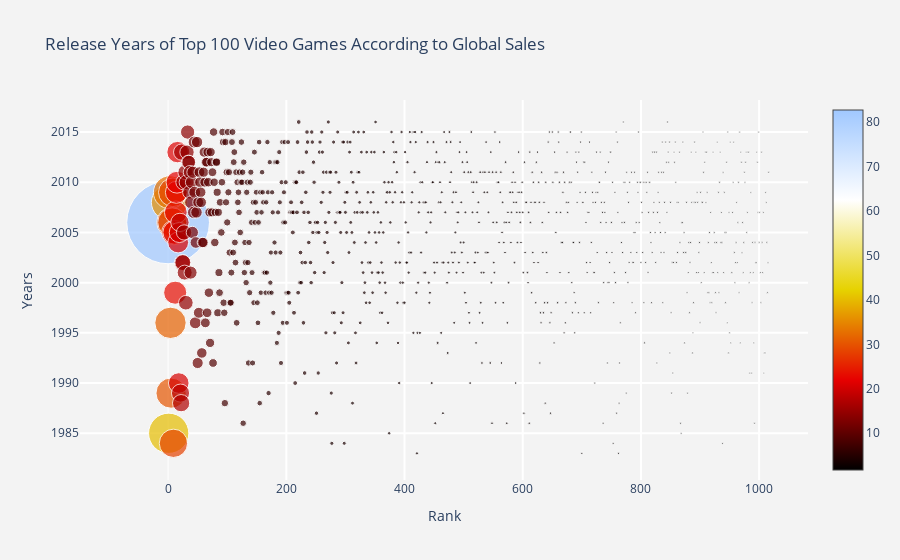

Notebook code for this chart:
### Markdown cell above
## ANALYSIS -
## 1) 2007 is the year with the most games released with more than 70 games released in that year alone.
## 2) We can see an upward trend in games being released as time goes which could show that more games are being released as the popularity of video games increases
## 3)From 2014 to 2015, we see a very sudden drop in games being released.

### Code cell
fig={
    "data" : [
    {
        'x': df2.index,
        'y': df2.Year,
        'mode': 'markers',
        'marker': {
            "color":df2.Global_Sales,
            'size': df2.Global_Sales,
            'showscale': True,
            "colorscale":'Blackbody'
        },
        "text" :  "Name:"+ df2.Name +","+" Publisher:" + df2.Publisher
        
    },
],
"layout":
    {
    "title":"Release Years of Top 100 Video Games According to Global Sales",
    "xaxis":{
        "title":"Rank",
        "gridcolor":'rgb(255, 255, 255)',
        "zerolinewidth":1,
        "ticklen":5,
        "gridwidth":2,
    },
    "yaxis":{
        "title":'Years',
        "gridcolor":'rgb(255, 255, 255)',
        "zerolinewidth":1,
        "ticklen":5,
        "gridwidth":2,
    },
    
    "paper_bgcolor":'rgb(243, 243, 243)',
    "plot_bgcolor":'rgb(243, 243, 243)'
    }}

iplot(fig)

### Figure 1 — Plotly figure (JSON) as saved in the notebook; plotly's stock layout.template omitted (floating-point values rounded to 4 significant figures; data arrays with more than 128 entries replaced by an {"elided": "..."} marker saying what was removed)
{"data": [{"marker": {"color": {"elided": "1000 float values"}, "colorscale": [[0, "rgb(0, 0, 0)"], [0.25, "rgb(230,0,0)"], [0.5, "rgb(230,210,0)"], [0.75, "rgb(255,255,255)"], [1, "rgb(160,200,255)"]], "showscale": true, "size": {"elided": "1000 float values"}}, "mode": "markers", "text": {"elided": "1000 str values"}, "type": "scatter", "x": {"elided": "1000 int values"}, "y": {"elided": "1000 int values"}}], "layout": {"autosize": true, "paper_bgcolor": "rgb(243, 243, 243)", "plot_bgcolor": "rgb(243, 243, 243)", "title": {"text": "Release Years of Top 100 Video Games According to Global Sales"}, "xaxis": {"autorange": true, "gridcolor": "rgb(255, 255, 255)", "gridwidth": 2, "range": [-129.4, 1080.0], "ticklen": 5, "title": {"text": "Rank"}, "type": "linear", "zerolinewidth": 1}, "yaxis": {"autorange": true, "gridcolor": "rgb(255, 255, 255)", "gridwidth": 2, "range": [1977.0, 2021.0], "ticklen": 5, "title": {"text": "Years"}, "type": "linear", "zerolinewidth": 1}}}
